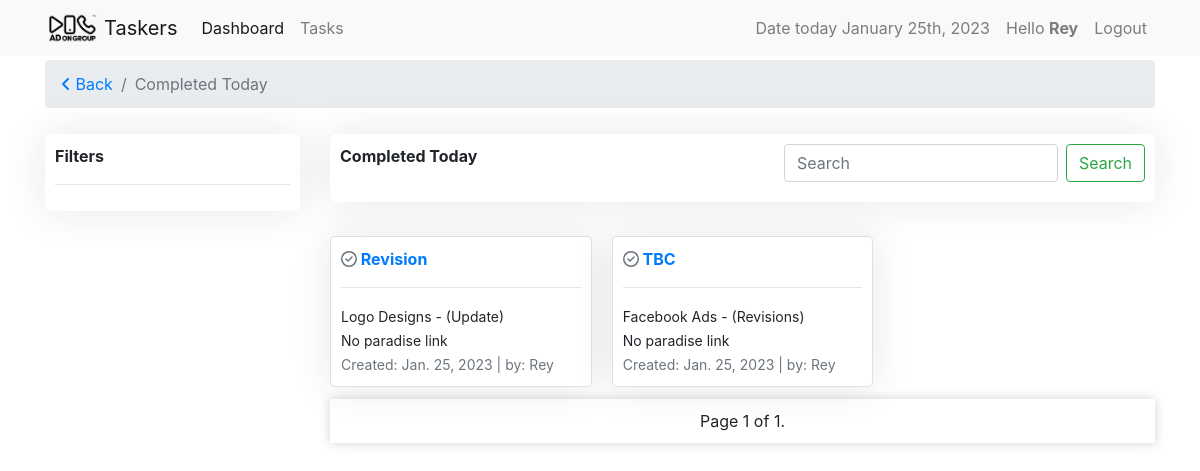
The page /tasks/completed-today (signed in) on the database its author committed.
### tasks/models.py (models this page shows, shortened)
class Task(models.Model):
    slug = models.SlugField(unique=True, null=True, blank=True)
    user = models.ForeignKey(settings.AUTH_USER_MODEL,
                             on_delete=models.CASCADE, verbose_name='designers')
    task_type = models.ForeignKey(
        TaskType, on_delete=models.CASCADE, default=1)
    task_category = models.ForeignKey(
        TaskCategory, on_delete=models.CASCADE, default=1)
    name = models.CharField(max_length=120, verbose_name="Client name")
    paradise_link = models.URLField(
        blank=True, null=True, verbose_name="task link")
    check_list_link = models.URLField(
        max_length=120, verbose_name='check list link', blank=True, null=True)
    is_priority = models.BooleanField(
        default=False, verbose_name="Is Task Priority?", help_text="Checked if task is priority.")
    is_done = models.BooleanField(default=False, verbose_name="Is Task Completed?",
                                  help_text="Note: Checked if you're done.")
    created = models.DateTimeField(auto_now_add=True)
    updated = models.DateTimeField(auto_now=True)
    class Meta:
        ordering = ['-is_priority', 'is_done', '-updated', '-created']

class BaseTime(models.Model):
    created = models.DateTimeField(auto_now_add=True)
    updated = models.DateTimeField(auto_now=True)

class TaskCategory(BaseTime, models.Model):
    name = models.CharField(max_length=120, unique=True)
    task_point = models.FloatField(default=0.0)
    class Meta:
        verbose_name_plural = "Task Categories"
    def __str__(self):
        return self.name

class TaskType(BaseTime, models.Model):
    name = models.CharField(max_length=60)
    task_point = models.FloatField(default=0.0)
    def __str__(self):
        return self.name

### tasks/views.py (the view, shortened to what this page needs)
# urls.py: path('completed-today', views.CompletedTodayView.as_view(), name="completedtoday"),
class CompletedTodayView(View):
    today = timezone.now()
    yesterday = today - timezone.timedelta(days=1)
    template_name = 'tasks_filter_template.html'
    def get(self, request, *args, **kwargs):
        if request.user.is_superuser:
            tasks = Task.objects.filter(updated__date=self.today.date()).filter(is_done=True)
        else:
            tasks = Task.objects.filter(user=request.user).filter(updated__date=self.today.date()).filter(is_done=True)
        query = request.GET.get('q')
        paginator = Paginator(tasks, 12)
        page_number = request.GET.get('page')
        page_obj = paginator.get_page(page_number)
        context = {'tasks': tasks, 'title': 'completed today', 'page_obj': page_obj,}
        return render(request, self.template_name, context)

### tasks/templates/tasks_filter_template.html (shortened to what this page needs)
{% extends 'base.html' %}
{% load crispy_forms_tags %}
{% block content %}
<nav aria-label="breadcrumb">
    <ol class="breadcrumb">
      <li class="breadcrumb-item"><a href="{{request.META.HTTP_REFERER}}"><i class="fa-solid fa-angle-left"></i> Back</a></li>
      <li class="breadcrumb-item active" aria-current="page">{{ title|title }}</li>
    </ol>
</nav>
{% include 'includes/tasks_filter.html' %}
{% endblock %}

### templates/includes/header.html (shortened to what this page needs)
{% load static %}
{% load tz %}
<nav class="navbar navbar-expand-lg navbar-light bg-light">
    <div class="container">
        <a class="navbar-brand" href="{% url 'taskers:userview' %}">
            <img src="{% static 'img/AOG-logo_black.png' %}" width="auto" height="30" class="d-inline-block align-top" alt="">
            Taskers
        </a>
        <div class="collapse navbar-collapse" id="navbarSupportedContent">
        <ul class="navbar-nav mr-auto">
            <li class="nav-item active">
                <a class="nav-link" href="{% url 'dashboards:dashboard' %}">Dashboard</a>
            </li>
            <li class="nav-item">
                <a class="nav-link" href="{% url 'taskers:userview' %}">Tasks <span class="sr-only">(current)</span></a>
            </li>
        </ul>
        <ul class="navbar-nav float-left">
            <li class="nav-item">
                <a class="nav-link" href="#">
                    {% timezone  "Asia/Manila" %}
                        Date today {% now "F jS, Y" %}
                    {% endtimezone  %}
                </a>
            </li>
            <li class="nav-item">
                <a class="nav-link" href="#">Hello <strong>{{ request.user.get_username|title }}</strong></a>
            </li>
            {% if request.user.is_authenticated %}
            <li class="nav-item">
                <a class="nav-link" href="#" data-toggle="modal" data-target="#logoutModalCenter">Logout</a>
            </li>
            {% endif %}
        </ul>
        </div>
    </div>
</nav>

### tasks/templates/includes/tasks_filter.html (shortened to what this page needs)
{% load crispy_forms_tags %}
<div class="row">
    <div class="col-sm-3">
        <div class="card-container">
            <strong>Filters</strong>
            <hr>
        </div>
    </div>
    <div class="col-sm-9">
        <div class="mb-4">
            <div class="card-container">
                <strong>{{ title|title }}</strong>
                <form class="form-inline my-2 my-lg-0 float-right">
                    <input class="form-control mr-sm-2" type="search" placeholder="Search" aria-label="Search" name="q" value="{{ request.GET.q }}">
                    <button class="btn btn-outline-success my-2 my-sm-0" type="submit">Search</button>
                </form>
                <br>
                <br>
            </div>
        </div>
        <div class="card-columns">
            {% for task in page_obj %}
            {% if task %}
            <div class="card card-container">
                <div>
                    <strong>
                        {% if task.is_done %}
                            <i class="fa-regular fa-circle-check text-muted"></i>
                        {% endif %}
                        <a href="{% url 'taskers:taskdetail' task.slug %}">
                            {{ task.name|truncatechars:"20" }}
                        </a>
                    </strong>
                    <hr>
                    <small>
                        {{ task.task_category|title }} - ({{ task.task_type|title }})
                        <br>
                        {% if task.paradise_link %}
                        <a href="{{ task.paradise_link }}"> -- > View in paradise</a>
                        {% else %}
                        No paradise link
                        {% endif %}
                    </small>
                    <br>
                </div>
                <div>
                    <small class="text-muted">Created: {{task.created|date}} | by:
                        {% if request.user.is_superuser %}
                        <a href="{% url 'dashboards:userdetails' task.user.username %}">{{ task.user.username|title }}</a>
                        {% else %}
                        {{ task.user.username|title }}
                        {% endif %}
                    </small>
                </div>
            </div>
            {% else %}
                {{ empty }}
            {% endif %}
            {% endfor %}
        </div>
        <div class="mypagination mb-3">
            <span class="step-links">
                <span class="current">
                    Page {{ page_obj.number }} of {{ page_obj.paginator.num_pages }}.
                </span>
            </span>
        </div>
    </div>
</div>

### tasks/static/style.css (style rules this page uses)
.mypagination { display: flex; justify-content: space-evenly; background-color: white; padding: 10px; box-shadow: 0 0 10px rgba(34, 34, 34, 0.20); }
.card-container { background-color: #fff; box-shadow: 0 0 40px rgba(34, 34, 34, .1); padding: 10px; margin-top: 10px; border-radius: 5px; }

### rows shown on the page
Task: is_done True (drawn), name "Revision", task_category "Logo Designs", task_type "Update", shows "No paradise link", created "Jan. 25, 2023", user.username "Rey"
Task: is_done True (drawn), name "TBC", task_category "Facebook Ads", task_type "Revisions", shows "No paradise link", created "Jan. 25, 2023", user.username "Rey"

### other values the page prints
{{ request.user.get_username|title }} "Rey"
{{ title|title }} "Completed Today"
{{ page_obj.number }} "1"
{{ page_obj.paginator.num_pages }} "1"
